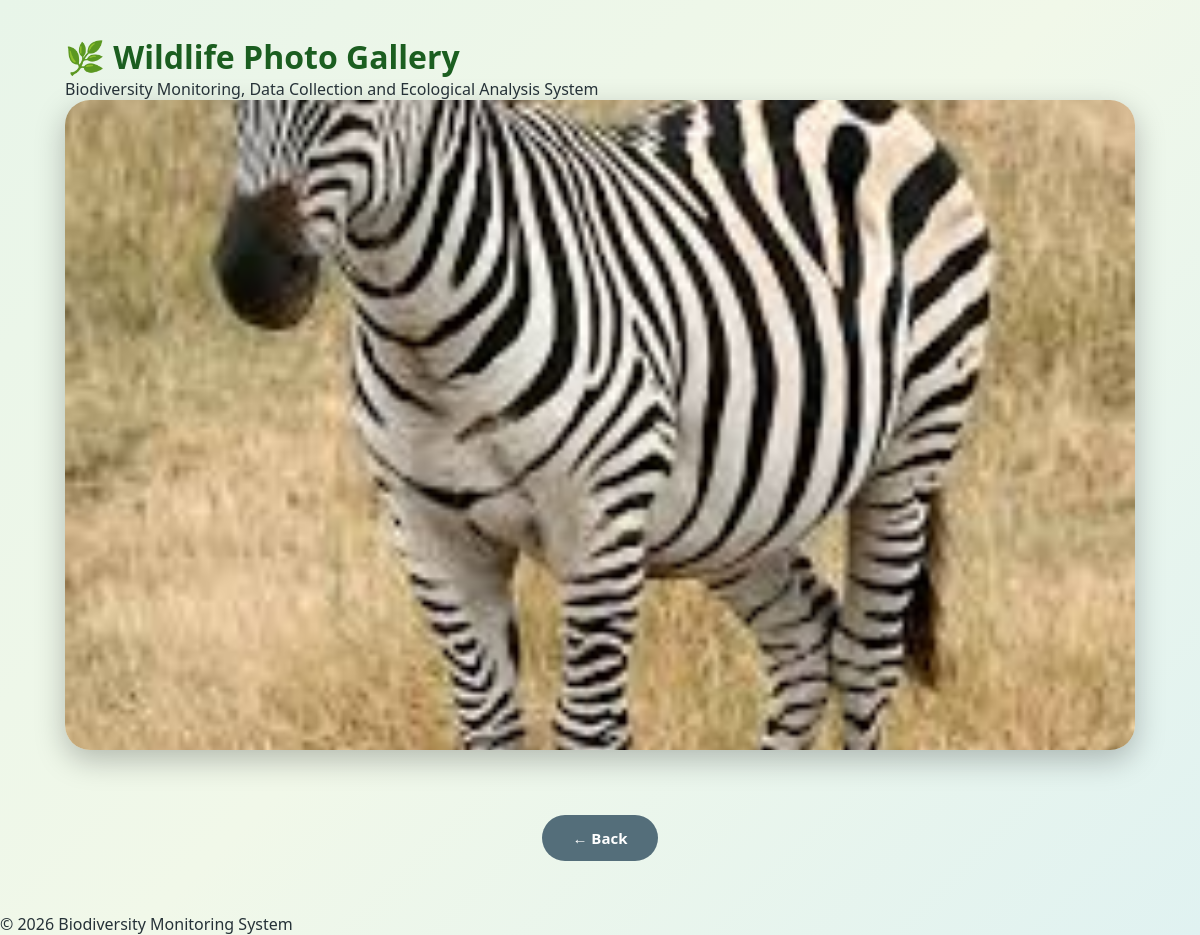
Page /gallery (signed in) on the earlier database version.
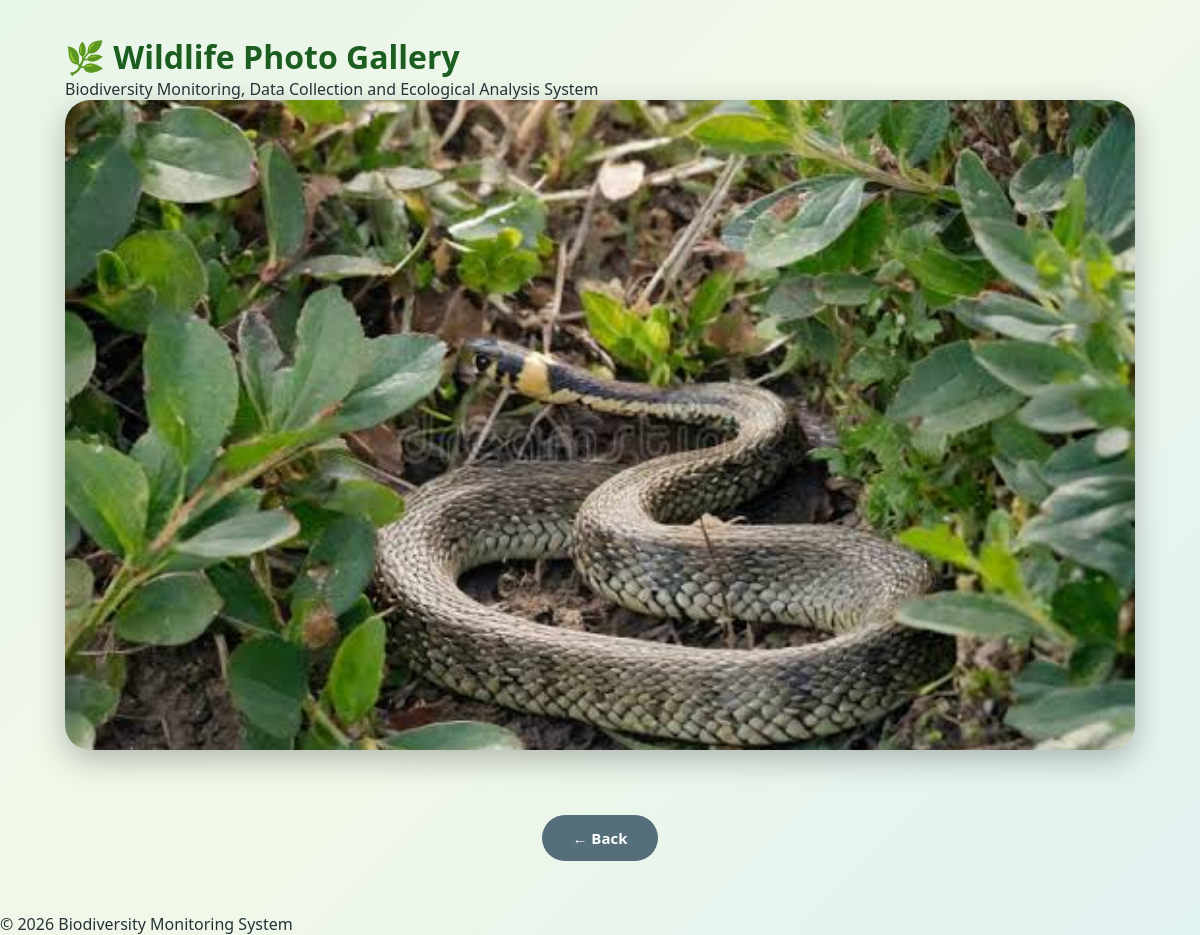
Same page on the later database version.
### models.py (models this page shows, shortened)
class Observation(db.Model):
    __tablename__ = "observation"
    id = db.Column(db.Integer, primary_key=True)
    species_id = db.Column(db.Integer,db.ForeignKey("species.id"), nullable=False)
    observation_date = db.Column(db.DateTime, default=lambda: datetime.now(timezone.utc))
    population_count = db.Column(db.Integer, nullable=False)
    notes = db.Column(db.Text)
    photo = db.Column(db.String(555))
    status = db.Column(db.String(20), default="Pending")
    reviewed_by = db.Column(db.Integer, db.ForeignKey("details.id"),nullable=True)
    reviewed_at = db.Column(db.DateTime)

### app.py (the view)
@app.route("/gallery")
@role_required("admin", "field_officer", "viewer")
def gallery():
    observations = Observation.query.filter(Observation.photo.isnot(None)).order_by(Observation.observation_date.desc()).all()
    return render_template("gallery.html",observations=observations)

### app.py (called while the page is built)
def role_required(*roles):
    def decorator(f):
        @wraps(f)
        def decorated_function(*args, **kwargs):
            if 'user_id' not in session:
                return redirect(url_for('login'))
            if session.get('role') not in roles:
                return "Access Denied", 403
            return f(*args, **kwargs)
        return decorated_function
    return decorator

### templates/gallery.html (shortened to what this page needs)
{% extends "base.html" %}
{% block css %}
<link rel="stylesheet" href="{{ url_for('static', filename='adminstyle.css') }}">
{% endblock %}
{% block content %}
<div class="gallery-container">
    <h1>🌿 Wildlife Photo Gallery</h1>
    <p class="subtitle">
        Biodiversity Monitoring, Data Collection and Ecological Analysis System
    </p>
    <div class="slider">
        {% for obs in observations %}
        <div class="slide">
            <img src="{{ url_for('static', filename='uploads/' + obs.photo) }}" alt="{{ obs.species.specie_Common_Name }}">
        </div>
        {% endfor %}
    </div>
</div>
<button onclick="window.location.href='{{ url_for('back') }}'" class="back-btn"> ← Back</button>
{% endblock %}

Differences in the rows shown:
no longer on this page (row unchanged): Observation: photo (picture)
added Observation: photo (picture)
